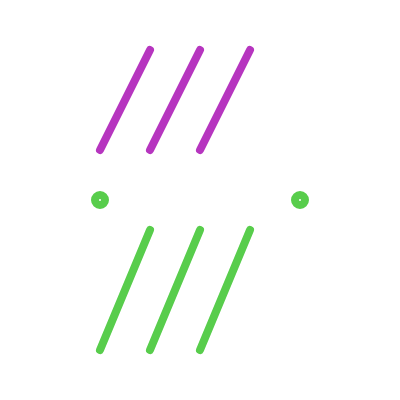
Frame 1 (no input)
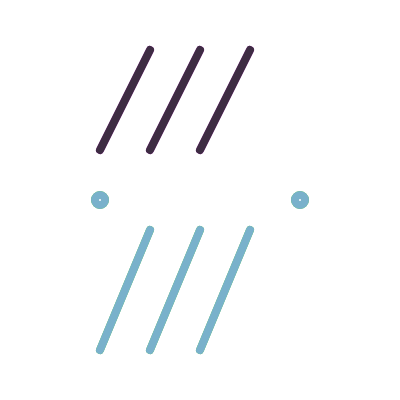
Frame 2 (the mouse pressed at the canvas centre, redrawn once)

The p5.js sketch that drew these frames (run headless with seeded random() and noise() and a simulated clock; the mouse was pressed at the canvas centre and the sketch redrawn once):

// p5.js sketch
// ── sketch.js
function setup(){
    createCanvas(400,400);
}

function draw(){
    noSmooth();
    stroke(random(255),random(255),random(255));
    strokeWeight(8);
    line(100,150,150,50);
    line(150,150,200,50);
    line(200,150,250,50);

    smooth();
    stroke(random(255),random(255),random(255));
    strokeWeight(8);
    line(100,350,150,230);
    line(150,350,200,230);
    line(200,350,250,230);

    noSmooth();
    fill(255);
    circle(100,200,10);

    smooth();
    fill(255);
    circle(300,200,10);



    noLoop();




}
